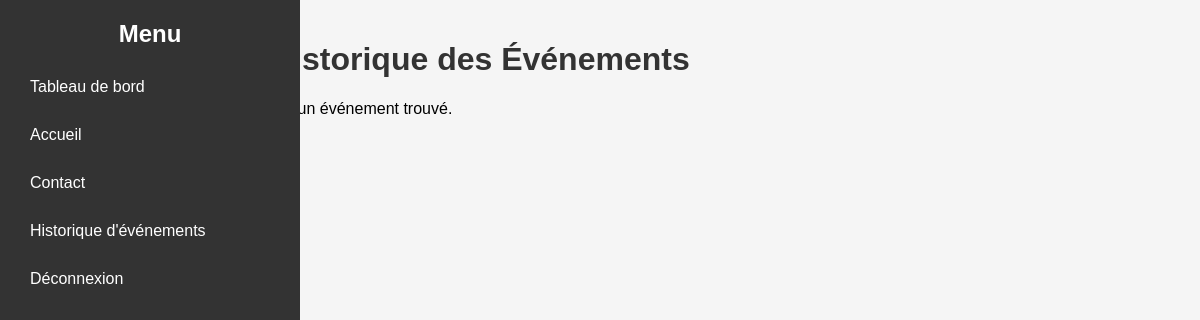
/vue/admin/historiqueAdmin.php, run on an earlier commit of the app's database.
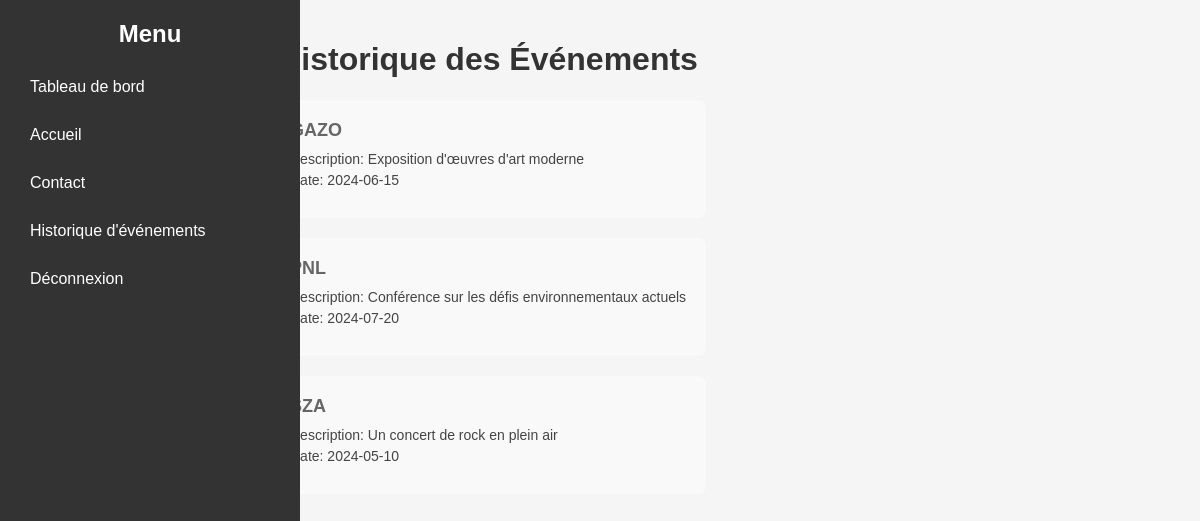
And on a later commit of the database.
### tables this page shows
CREATE TABLE IF NOT EXISTS `evenements` (
  `id_evenements` int NOT NULL AUTO_INCREMENT,
  `titre` varchar(50) NOT NULL,
  `date` date NOT NULL,
  `description` varchar(50) NOT NULL,
  `nb_places` int NOT NULL,
  `image` varchar(255) NOT NULL,
  PRIMARY KEY (`id_evenements`)
);

### src/bdd/SQLConnexion.php (called while the page is built)
<?php
class SQLConnexion {
    private $conn;
    public function __construct()
    {
        $servername = "localhost";
        $username = "root";
        $password = "";
        $bddname = "reprise_project";
        try {
            $this->conn = new PDO("mysql:host=$servername;dbname=".$bddname, $username, $password);
            $this->conn->setAttribute(PDO::ATTR_ERRMODE, PDO::ERRMODE_EXCEPTION);
        } catch(PDOException $e) {
            echo "Erreur de connexion : " . $e->getMessage();
        }
    }
    public function bdd(): PDO {
        return $this->conn;
    }
}
?>

### vue/admin/historiqueAdmin.php (the view, shortened to what this page needs)
<?php
    require_once '../../src/bdd/SQLConnexion.php';
    $connexion = new SQLConnexion();
    $stmt = $connexion->bdd()->query("SELECT * FROM evenements");
    $evenements = $stmt->fetchAll(PDO::FETCH_ASSOC);
?>
<!DOCTYPE html>
<html lang="fr">
<head>
</head>
<body>
    <div class="container">
        <div class="sidebar">
            <h2>Menu</h2>
            <ul>
                <li><a href="../index_admin.php">Tableau de bord</a></li>
                <li><a href="../index.php">Accueil</a></li>
                <li><a href="contactAdmin.php">Contact</a></li>
                <li><a href="historiqueAdmin.php">Historique d'événements</a></li>
                <li><a href="../connexion.html">Déconnexion</a></li>
            </ul>
        </div>
        <div class="content">
            <h1>Historique des Événements</h1>
            <?php
                require_once '../src/bdd/SQLConnexion.php';
                $connexion = new SQLConnexion();
                $stmt = $connexion->bdd()->query("SELECT * FROM evenements ORDER BY titre");
                $evenements = $stmt->fetchAll(PDO::FETCH_ASSOC);
                if ($evenements) {
                    foreach ($evenements as $evenement) {
                        echo '<div class="event">';
                        echo '<div class="event-details">';
                        echo '<h2>' . $evenement['titre'] . '</h2>';
                        echo '<p>Description: ' . $evenement['description'] . '</p>';
                        echo '<p>Date: ' . $evenement['date'] . '</p>';
                        echo '</div>';
                        echo '</div>';
                    }
                } else {
                    echo '<p>Aucun événement trouvé.</p>';
                }
            ?>
        </div>
    </div>
</body>
</html>

What changed in the data, as far as the page shows it:
added evenements: titre "GAZO", description "Exposition d'œuvres d'art moderne", date "2024-06-15"
added evenements: titre "PNL", description "Conférence sur les défis environnementaux actuels", date "2024-07-20"
added evenements: titre "SZA", description "Un concert de rock en plein air", date "2024-05-10"
Also different on the page:
text no longer shown: "Aucun événement trouvé."
